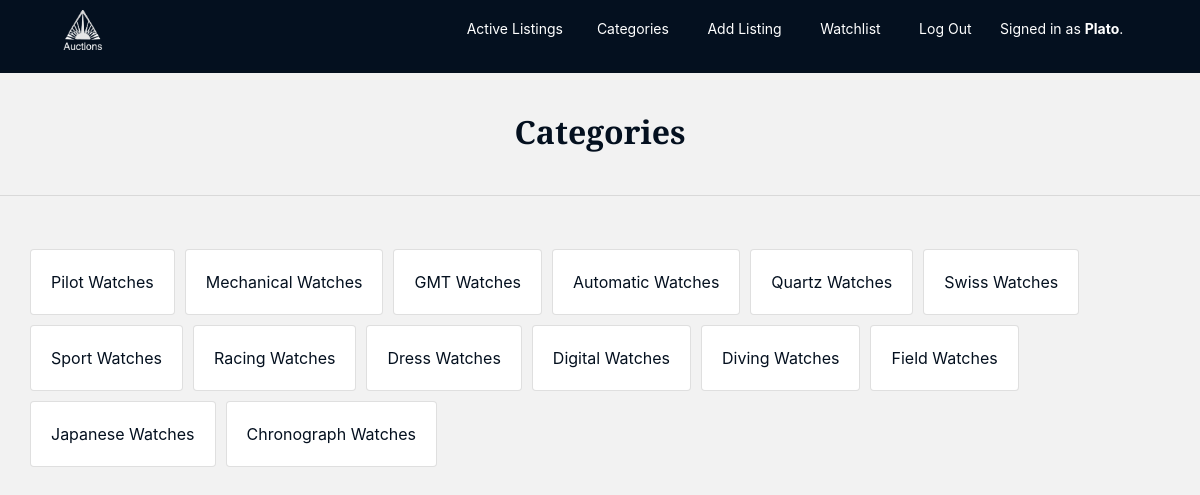
The page /categories (signed in) on the database its author committed.
### auctions/models.py (models this page shows)
class User(AbstractUser):
    pass

class Category(models.Model):
    type = models.CharField(max_length=64)
    def __str__(self):
        return self.type

### auctions/views.py (the view)
# urls.py: path("categories", views.categories, name="categories"),
def categories(request):
    return render(request, "auctions/categories.html", {
        "categories": Category.objects.all()
    })

### auctions/templates/auctions/categories.html
{% extends "auctions/layout.html" %}
{% block head %}
    <h2>Categories</h2>
{%  endblock %}
{% block body %}
 <div class="row mt-5">
     {%  for category in categories %}
         <div class="card">
            <div class="card-body">
                 <a href="{%  url 'categoryIndex' category.type%}">{{ category }}</a>
             </div>
         </div>
    {% endfor %}
 </div>
{% endblock %}

### auctions/templates/auctions/layout.html (shortened to what this page needs)
{% load static %}
<!DOCTYPE html>
<html lang="en">
    <head>
        <link rel="stylesheet" href="https://stackpath.bootstrapcdn.com/bootstrap/4.4.1/css/bootstrap.min.css">
        <link href="{% static 'auctions/styles.css' %}" rel="stylesheet">
    </head>
    <body>
   <div class="top">
 	<div class="container">
 		<div class="row">
 			<div class="col-md-3" id="logo"> <a href="{% url 'index' %}"><img src="{% static 'auctions/l.png' %}" alt=""></a></div>
            <div class="col-md-1"></div>
 			<div class="col-md-8">
 				<ul class="navigation">
                   <li><a href="{% url 'index' %}">Active Listings</a>
                   <li><a href="{% url 'categories' %}">Categories</a></li>
                     {% if user.is_authenticated %}
 				   <li><a href="{% url 'newListing' %}">Add Listing</a></li>
                   <li><a href="{% url 'watchlist' %}">Watchlist</a></li>
 				   <li><a href="{% url 'logout' %}">Log Out</a></li>
                     {% else %}
 				   <li><a href="{% url 'login' %}">Log In</a></li>
 				   <li><a href="{% url 'register' %}">Register</a></li>
                    {% endif %}
                   {% if user.is_authenticated %}
                   <li>
                        Signed in as <strong>{{ user.username }}</strong>.
                   </li>
                {% else %}
                    <li>
                        Not Signed in
                   </li>
                {% endif %}
                </ul>
 			</div>
 		</div>
 	</div>
 </div>
        <div class="page">
            <div class="container">
                <div class="row">
                    <div class="col-md-12">
                          {% block head %}
                         {% endblock %}
                    </div>
                </div>
            </div>
         </div>
   <hr>
        <div class="content">
        {% block body %}
        {% endblock %}</div>
    </body>
</html>

### auctions/static/auctions/styles.css (style rules this page uses)
body { background-color: #F2F2F2; }
.content { margin: 40px; }
.card { margin:5px; }
.top { background-color:#04101F; padding: 3px; }
.navigation { list-style: none; text-align: center; padding: 10px; }
.navigation li { display: inline-block; margin: 5px 12px; }
.top img { width: 60px; padding: 2px; margin: 5px 10px; }
.navigation a, li { color:#ffffff; font-size: 14px; margin-left: 10px; }
.page { padding: 40px 40px 20px 40px; background-color: #F2F2F2; text-align: center; }
.page h2, .card a { color:#04101F; }
h2, h6,h5 { font-family: 'Arvo'; font-weight: bold; }

### rows shown on the page
User: username "Plato"
Category: type "Pilot Watches"
Category: type "Mechanical Watches"
Category: type "GMT Watches"
Category: type "Automatic Watches"
Category: type "Quartz Watches"
Category: type "Swiss Watches"
Category: type "Sport Watches"
Category: type "Racing Watches"
Category: type "Dress Watches"
Category: type "Digital Watches"
Category: type "Diving Watches"
Category: type "Field Watches"
Category: type "Japanese Watches"
Category: type "Chronograph Watches"
